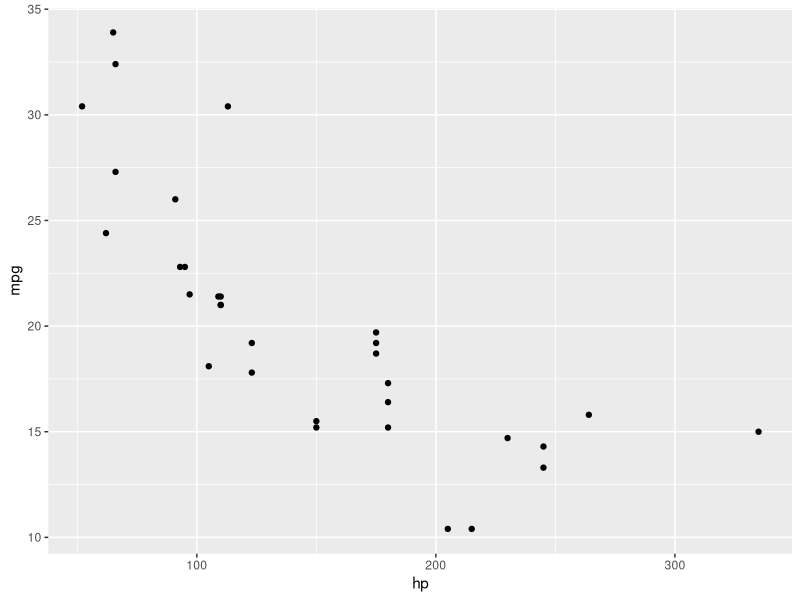
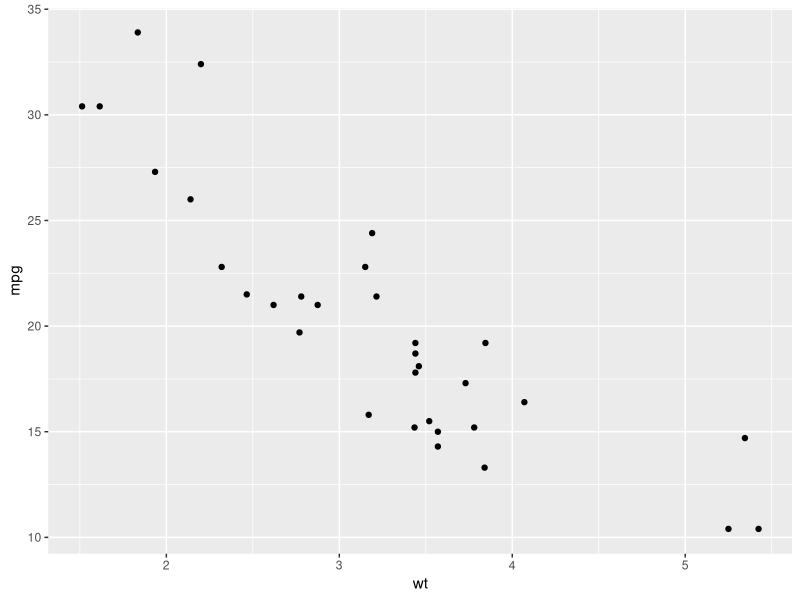
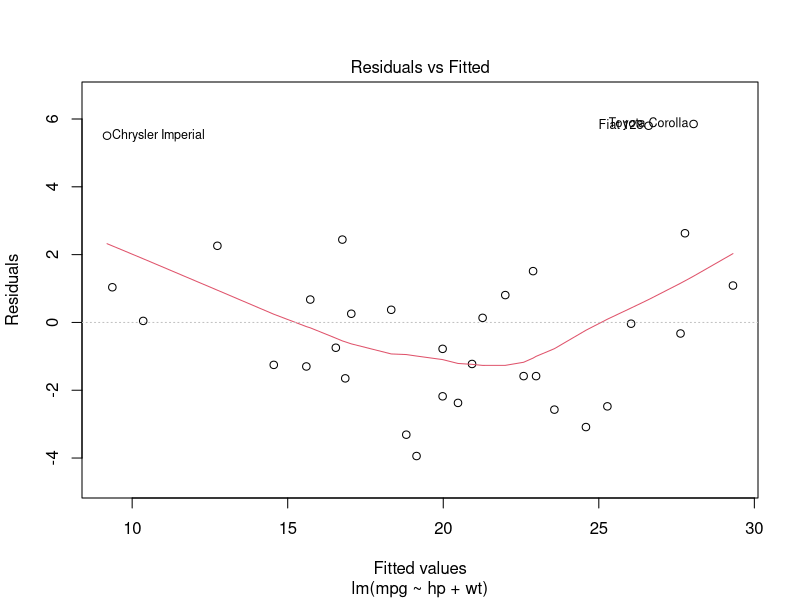
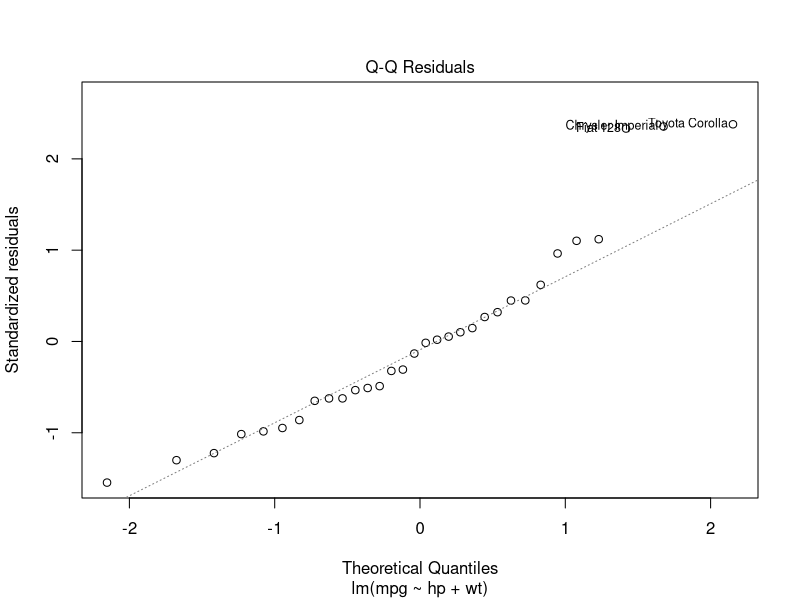
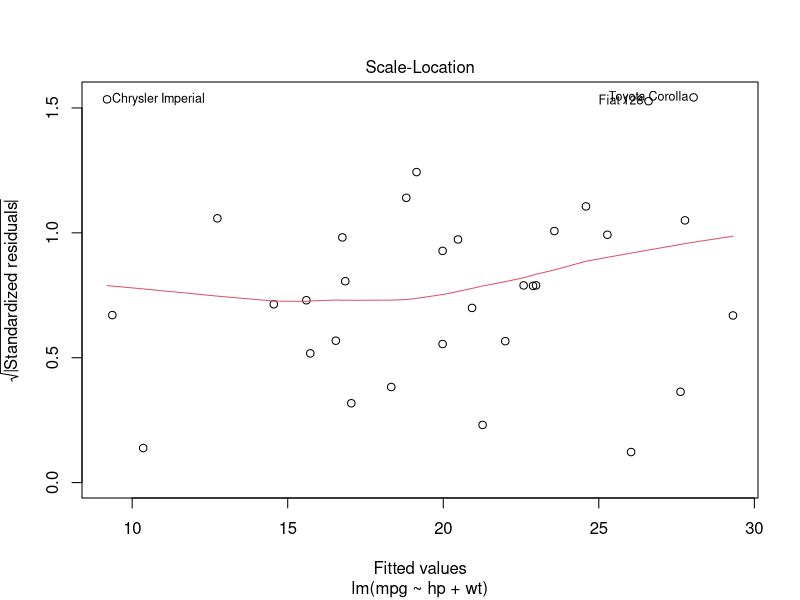
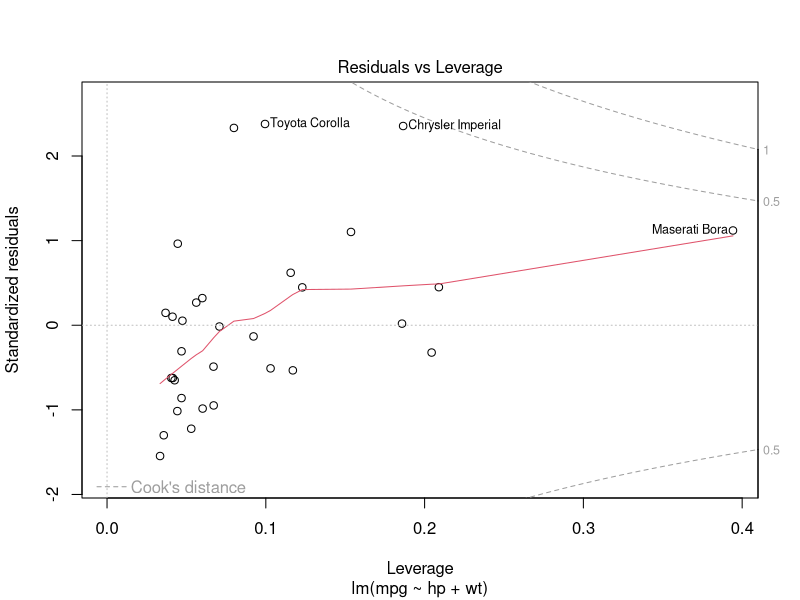

These charts were generated, in order, by the following R code:
# Módulo: Análise de Dados com R
# Aula: Regressão Linear Múltipla
#-------------------------------------------------------------------------------

# Carregar o pacote tidyverse
library(tidyverse)

# O conjunto de dados mtcars:
# mpg: Milhas por galão (variável de resposta)
# hp: Potência do motor (horsepower)
# wt: Peso do carro
# drat: Relação de engrenagem (gear ratio)

# Vamos começar com um modelo simples (revisão)
modelo_simples <- lm(mpg ~ hp, data = mtcars)
summary(modelo_simples)

# --- Agora, vamos construir um modelo múltiplo ---

# Pergunta: O consumo de um carro (mpg) pode ser explicado pela sua potência (hp)
# e pelo seu peso (wt)?

# Passo 1: Visualizar a relação entre as variáveis
# Mantenha sempre a visualização como primeiro passo!
ggplot(mtcars, aes(x = hp, y = mpg)) + geom_point()
ggplot(mtcars, aes(x = wt, y = mpg)) + geom_point()
# As relações parecem ser lineares e negativas.

# Passo 2: Construir o modelo de regressão linear múltipla
modelo_multiplo <- lm(mpg ~ hp + wt, data = mtcars)

# Passo 3: Analisar os resultados do modelo
summary(modelo_multiplo)

# Interpretação do `summary`:
# - Coeficientes:
#   - hp: O consumo (mpg) diminui em 0.032 para cada aumento de 1 hp,
#     MANTENDO o peso (wt) constante.
#   - wt: O consumo (mpg) diminui em 3.87 para cada aumento de 1000 lbs,
#     MANTENDO a potência (hp) constante.
#     (É importante ser preciso na interpretação, a unidade de `wt` é 1000 lbs).
# - R^2 Ajustado: Agora é 0.814, o que significa que 81.4% da variabilidade
#   de `mpg` é explicada pelo modelo com `hp` e `wt`. Um valor muito bom!

# Passo 4: Diagnóstico do Modelo (verificar as premissas)
# Use a função `plot()` para gerar os gráficos de diagnóstico
plot(modelo_multiplo)
# Peça para o aluno analisar cada um dos 4 gráficos:
# 1. Resíduos vs. Valores Ajustados: Buscamos por um "nuvem" aleatória de pontos.
# 2. Q-Q Normal: Os pontos devem seguir a linha diagonal.
# 3. Scale-Location (sqrt(|Resíduos Padronizados|) vs. Valores Ajustados): Outra
#    forma de checar a homogeneidade da variância. Buscamos por uma linha horizontal.
# 4. Resíduos vs. Alavancagem: Identifica pontos influentes ou outliers.

# Extra: Checando multicolinearidade com o VIF
# install.packages("car") # se ainda não estiver instalado
library(car)
vif(modelo_multiplo)
# O VIF de `hp` e `wt` está bem abaixo de 5, então não há problema de multicolinearidade.

# --- Pergunta: E se adicionarmos mais uma variável? `drat` (relação de engrenagem) ---
modelo_com_drat <- lm(mpg ~ hp + wt + drat, data = mtcars)
summary(modelo_com_drat)

# Pergunta para os alunos: O que aconteceu com o R^2 Ajustado? Ele melhorou?
# Isso nos leva à discussão sobre a importância de escolher as variáveis certas.